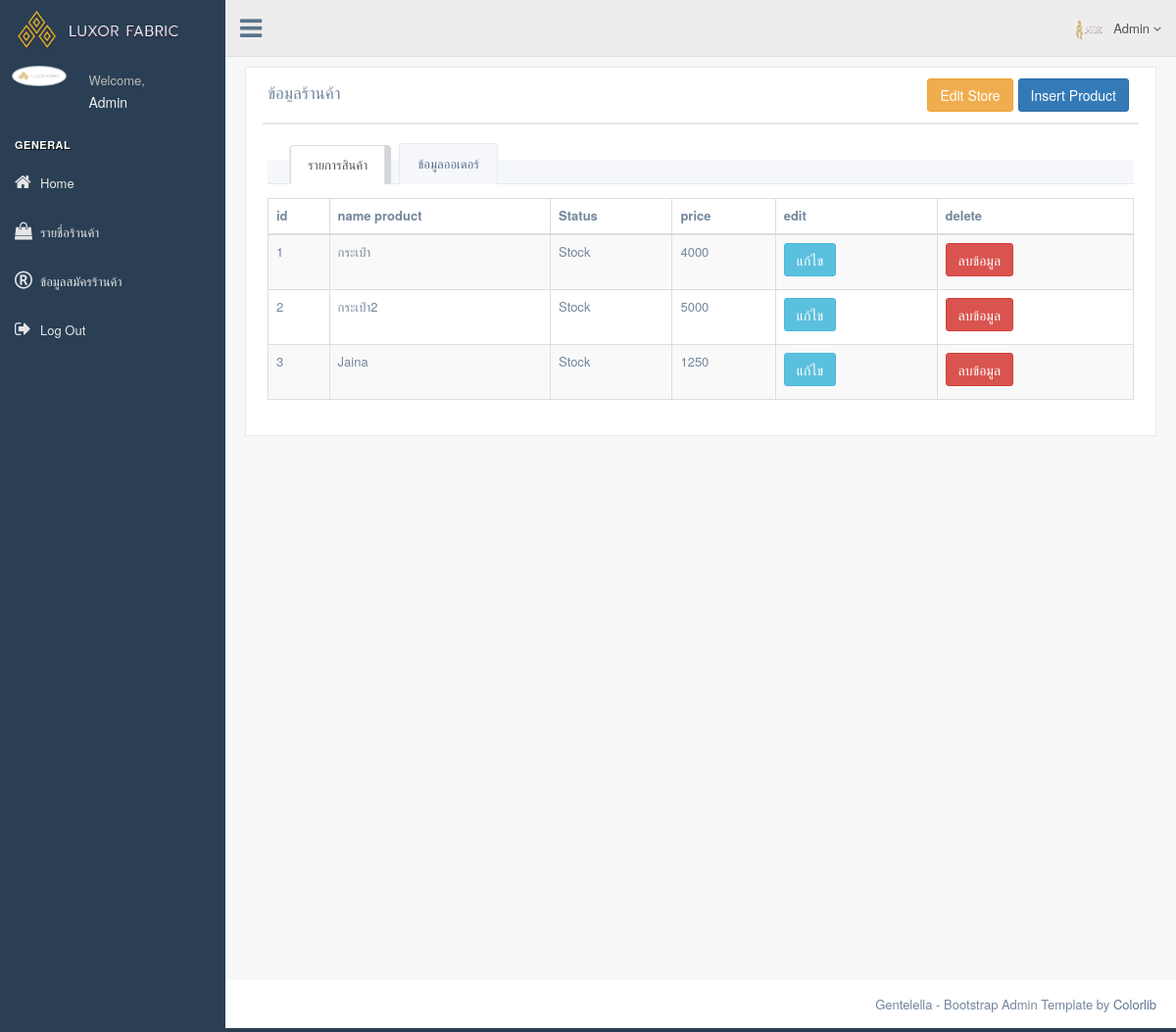
Screenshot of /Admin/index.php?link=listproduct&&idstore=1 (signed in) with the database file from the repository.
### tables this page shows
CREATE TABLE `product` (
  `id_product` int(11) NOT NULL,
  `NameProduct` varchar(300) NOT NULL,
  `Status` varchar(50) NOT NULL,
  `PriceProduct` varchar(10) NOT NULL,
  `discount` varchar(100) NOT NULL,
  `tax` varchar(3) NOT NULL,
  `date_input` date NOT NULL,
  `productDetail` varchar(255) NOT NULL,
  `textProductDetail` text NOT NULL,
  `id_type` int(11) NOT NULL,
  `id_store` int(11) NOT NULL
);

### Admin/tableListproduct.php (the view, shortened to what this page needs)
    <div ng-app="ListProduct" ng-controller="UserListProduct">
    <table id="datatable-responsive3" class="table table-striped table-bordered dt-responsive nowrap" cellspacing="0" width="100%">
        <thead>
            <tr>
                <th>id</th>
                <th>name product</th>
                <th>Status</th>
                <th>price</th>
                <th>edit</th>
                <th>delete</th>
            </tr>
        </thead>
        <tbody>
        <?php
            $idstore = $_GET['idstore'];
            $select = "SELECT * FROM `product` p WHERE id_store = '$idstore' order by `id_product`";
            $query = mysqli_query($connect,$select);
            if(mysqli_num_rows($query)>0){
                while($row = mysqli_fetch_array($query)){
                ?>
                <tr>
                    <td><?php echo $row['id_product']; ?></td>
                    <td><?php echo $row['NameProduct']; ?></td>
                    <td><?php echo $row['Status']; ?></td>
                    <td><?php echo $row['PriceProduct']; ?></td>
                    <td>
                        <a href="?link=editproduct&&idstore=<?php echo $_GET['idstore']; ?>&&idproduct=<?php echo $row['id_product']; ?>" class="btn btn-info">
                            แก้ไข
                        </a>
                    </td>
                    <td><button ng-click="deleteData(<?php echo $row['id_product']; ?>)" class="btn btn-danger">ลบข้อมูล</button></td>
                </tr>
                <?php
                }
            }
        ?>
        </tbody>
    </table>
</div>

### rows the page displays
product: id_product "1", NameProduct "กระเป๋า", Status "Stock", PriceProduct "4000"
product: id_product "2", NameProduct "กระเป๋า2", Status "Stock", PriceProduct "5000"
product: id_product "3", NameProduct "Jaina", Status "Stock", PriceProduct "1250"

### other values shown
$_SESSION['Admin_user_name'] "Admin"
